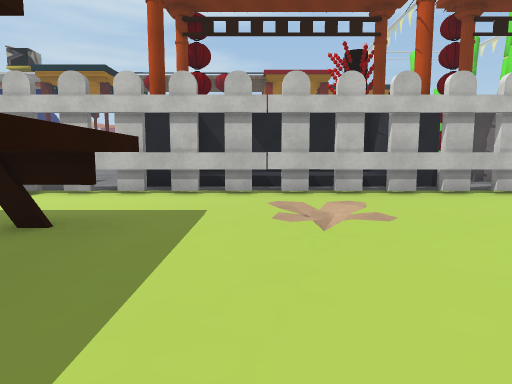
View 1 (above)

18 first-person views from a walk through a 3-D level made in the Unity game engine. The camera is 1.4 m above the floor, tilts 6° down and sees 75° across. The floor is counted in squares, 2 m on a side. Each view is taken from the middle of a square. On the plan, view 1 faces up. The plan holds only what a view shows up to about 10 squares ahead; the rest is blank. The place goes on beyond the plan. The player character is not drawn. Some surface patterns are stand-ins.

View 2
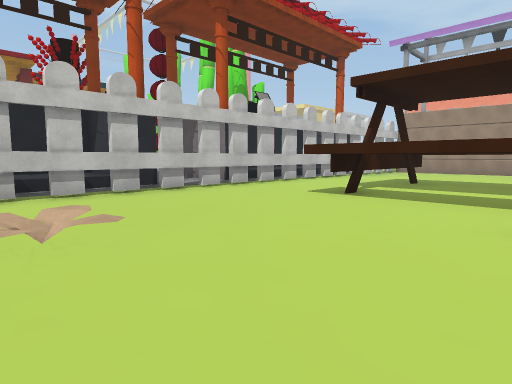

View 3
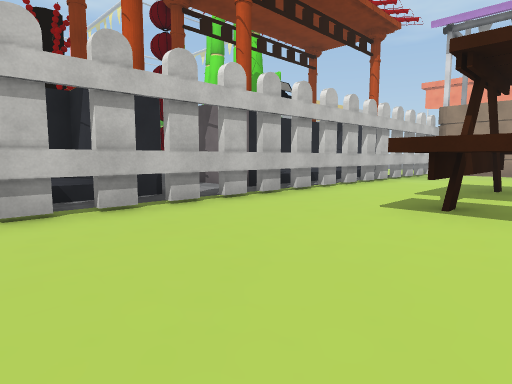

View 4
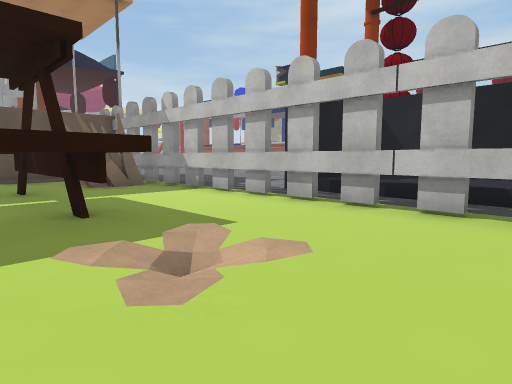

View 5
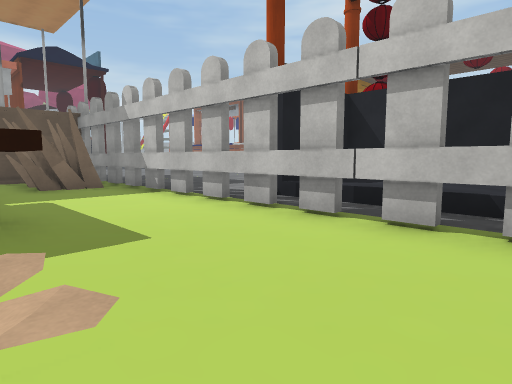

View 6
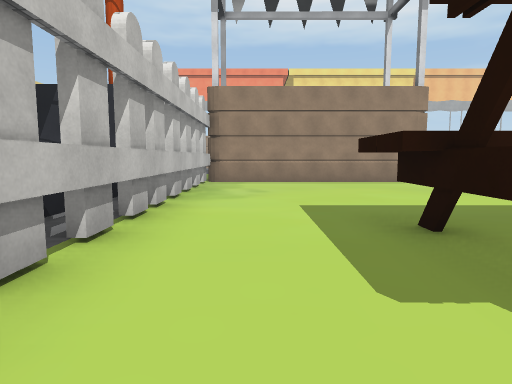

View 7
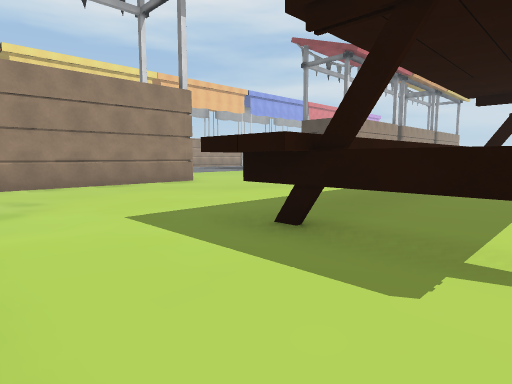

View 8
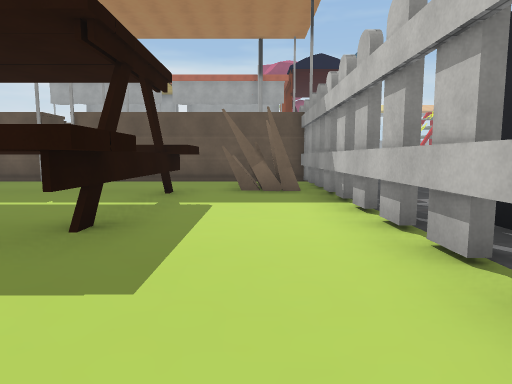

View 9
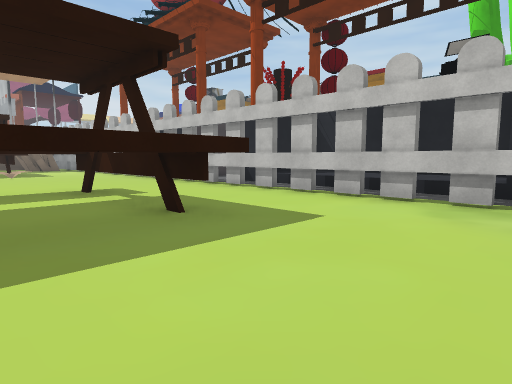

View 10
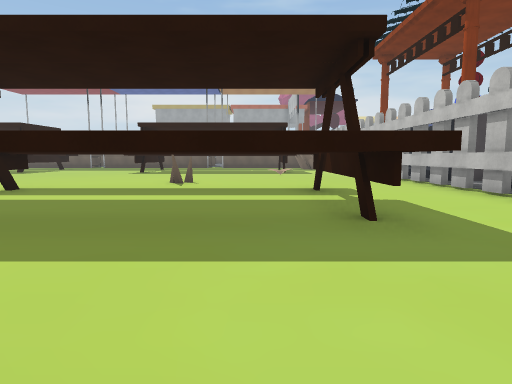

View 11
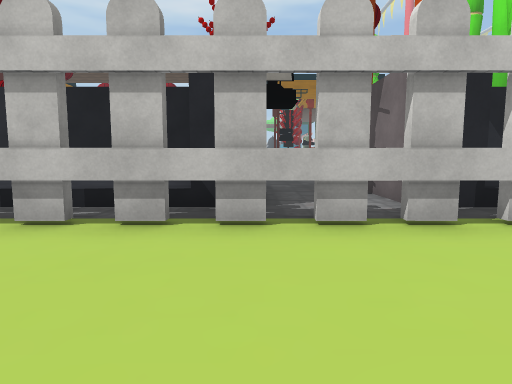

View 12
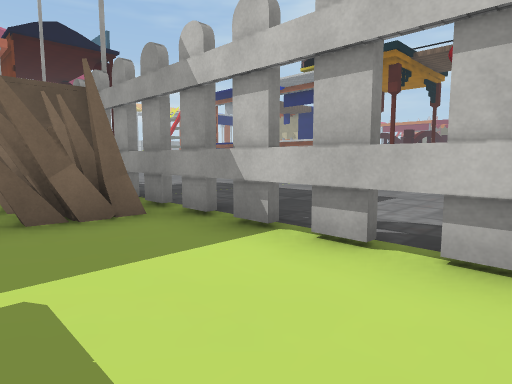

View 13
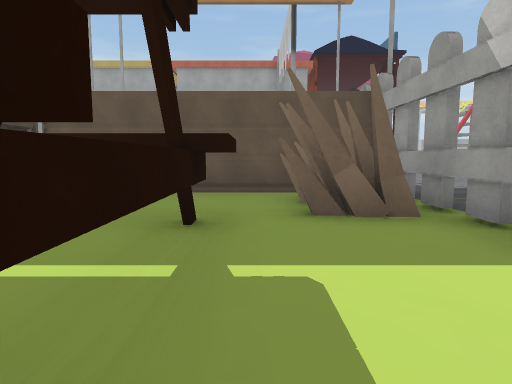

View 14
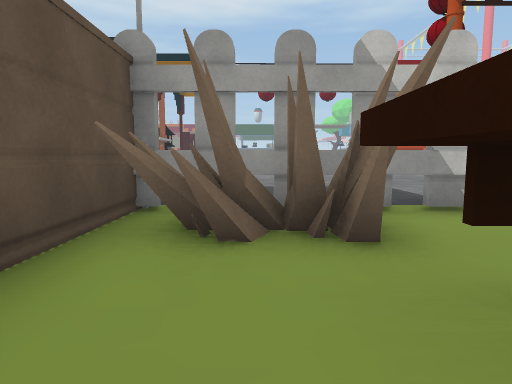

View 15
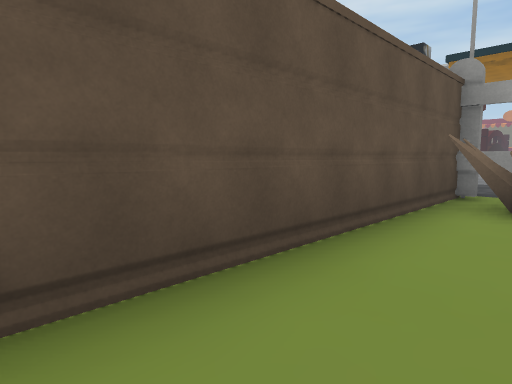

View 16
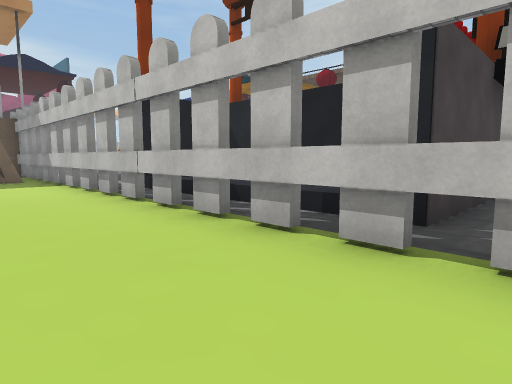

View 17
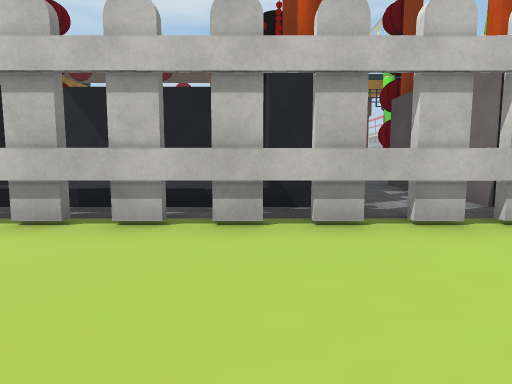

View 18
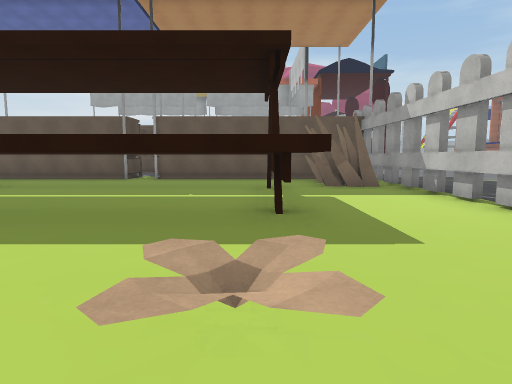

### Floor plan
Key: @ floor where view 1 was taken; # wall or solid block; x gap in a wall; . main floor; : floor 0.5 m higher than the main floor; T thing the floor can be seen under or through; O other object.
Columns run from 10 left of view 1 to 16 right of it. Each row starts with its distance up from view 1.
 12               ...
 11               x..
 10    .....       .#
  9 ........#######.#######
  8 ........#::::##.##::::#
  7  ......#####x##x##xxxx##x#
  6  ##OOxx#####..............#
  5  #OOO.....................#
  4  #........................#
  3  #..TTTTT..O...TTTTTT.....#
  2  #.. T. T......TT..TT.....#
  1  #.. T. T......TT..TT.....#
  0  #.. T  # @...O T   T.....

Positions as (right, up) in squares from view 1, and headings:
1: (0, 0), facing up
2: (0, 0), facing up-right
3: (1, 2), facing up-right
4: (2, 2), facing up-left
5: (2, 3), facing up-left
6: (6, 5), facing right
7: (7, 6), facing down-right
8: (1, 5), facing left
9: (13, 1), facing up-left
10: (13, 2), facing left
11: (4, 3), facing up
12: (-2, 4), facing up-left
13: (-2, 4), facing left
14: (-7, 2), facing up
15: (-7, 0), facing up-left
16: (5, 4), facing up-left
17: (3, 3), facing up
18: (2, 3), facing left
